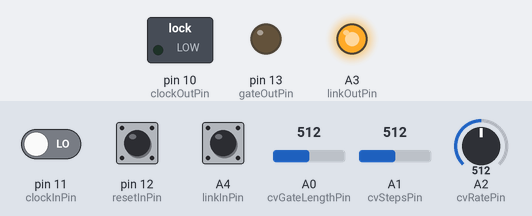
Simulated run of this sketch. Board: Arduino Uno, built with avr-gcc and run on an emulated ATmega328P. Shown: switched loads named in the sketch (green lamp = pin HIGH), output pins drawn as LEDs (lit = HIGH). Dashed ring = blinking. The test bench sets the inputs (shaded band); at power-on: pin 11 (clockInPin) LOW, A2 (cvRatePin) = 512, pin 12 (resetInPin) LOW, A0 (cvGateLengthPin) = 512, A1 (cvStepsPin) = 512, A4 (linkInPin) HIGH. Pins used as bus, display or sensor lines are not drawn; what the sketch prints to the serial monitor is not drawn.

Above: at 5.2 s.
5.3 s: pin 11 (clockInPin) driven HIGH
At 5.9 s:
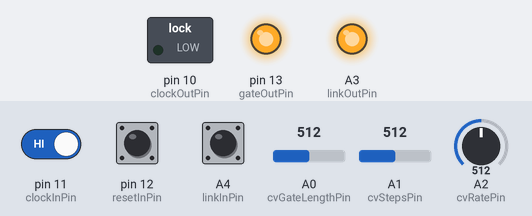
8.3 s: A2 (cvRatePin) set to 716
At 8.9 s:
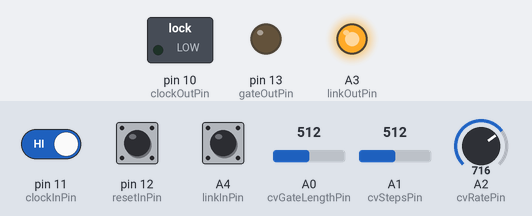
11.3 s: A2 (cvRatePin) set to 900
At 11.71 s:
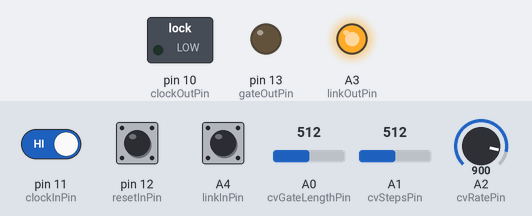
Timing chart, 0 to 20.3 s (numbered marks = the images above; inputs shaded):
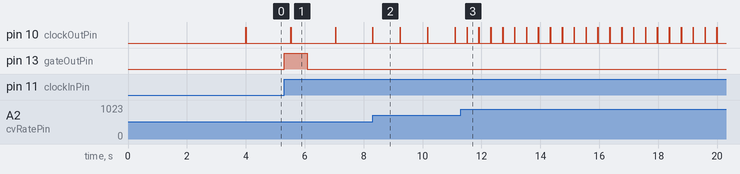

Measured:
- after the input at 5.3 s, pin 13 (gateOutPin): LOW → HIGH at once, → LOW 0.79 s later
- after the input at 8.3 s, pin 10 (clockOutPin): alternates HIGH for 0.01 s and LOW for 0.92 s, starting at once
- after the input at 11.3 s, pin 10 (clockOutPin): alternates HIGH for 0.01 s and LOW for 0.39 s, starting after 0.21 s
- by itself, pin 10 (clockOutPin): alternates HIGH for 0.01 s and LOW for 1.5 s

The sketch:

eurorack-sequencer-software.ino
```cpp
// (licence header left out)
#define DEBUG_MODE

// === Pin assignment ===
const uint8_t gateOutPin = 13;       // Digital gate output
const uint8_t clockOutPin = 10;      // Digital clock output
const uint8_t clockInPin = 11;       // Digital clock input
const uint8_t resetInPin = 12;       // Digital reset input
const uint8_t cvRatePin = A2;        // CV for tempo/rate
const uint8_t cvGateLengthPin = A0;  // CV for gate length
const uint8_t cvStepsPin = A1;       // CV for step count
const uint8_t stepOutPins[8] = {3, 5, 6, 8, 2, 4, 7, 9};

// === Sequencer Settings ===
const uint8_t maxSteps = 8;
uint8_t currentStep = 0;
uint8_t stepCount = 8;  // Dynamically set by CV

// === Timing ===
unsigned long stepInterval = 200;      // ms between steps (tempo)
unsigned long minStepInterval = 50;    // ms between steps (tempo)
unsigned long maxStepInterval = 3000;  // ms between steps (tempo)
unsigned long gateOnTime = 50;         // ms gate length
unsigned long minGateOnTime = 50;      // ms min gate length
unsigned long clockOnTime = 10;        // ms clock length
bool gateHigh = false;
unsigned long gateStartTime = 0;
unsigned long lastStepTime = 0;
unsigned long lastClockTime = 0;

// === Clock Input Tracking ===
bool lastClockState = LOW;
bool lastResetState = LOW;

// === Link mode ===
const uint8_t linkOutPin = A3;
const uint8_t linkInPin = A4;
unsigned long lastLinkTime = 0;
bool isLinked = false;
bool isFirst = true;
bool isLast = true;
bool isActive = true;
bool lastLinkInState = HIGH;  // active low

void setup() {
#ifdef DEBUG_MODE
  Serial.begin(115200);
  Serial.println("Starting POLYKIT Sequencer ...");
#endif

  pinMode(gateOutPin, OUTPUT);
  pinMode(clockOutPin, OUTPUT);
  pinMode(clockInPin, INPUT);
  pinMode(resetInPin, INPUT);
  digitalWrite(gateOutPin, LOW);
  digitalWrite(clockOutPin, LOW);

  // === Initialize step output pins ===
  for (uint8_t i = 0; i < maxSteps; i++) {
    pinMode(stepOutPins[i], OUTPUT);
    digitalWrite(stepOutPins[i], LOW);
  }

  // === Link mode: detect additional units ===
  pinMode(linkOutPin, OUTPUT);
  digitalWrite(linkOutPin, LOW);
  pinMode(linkInPin, INPUT_PULLUP);
  lastLinkTime = millis();
  while (millis() - lastLinkTime < 1000) {
    if (digitalRead(linkInPin) == LOW) {
      isLinked = true;
      isFirst = false;
    }
  }
  digitalWrite(linkOutPin, HIGH);

  delay(1000);
  pinMode(linkOutPin, INPUT_PULLUP);
  pinMode(linkInPin, OUTPUT);
  digitalWrite(linkInPin, LOW);
  delay(1000);
  lastLinkTime = millis();
  while (millis() - lastLinkTime < 1000) {
    if (digitalRead(linkOutPin) == LOW) {
      if (isLinked) {
        isLast = false;
      }
      isLinked = true;
    }
  }
  digitalWrite(linkInPin, HIGH);
  pinMode(linkOutPin, OUTPUT);
  digitalWrite(linkOutPin, HIGH);
  pinMode(linkInPin, INPUT_PULLUP);

#ifdef DEBUG_MODE
  if (isLinked) {
    Serial.println("Link mode detected.");
    if (isFirst) Serial.println("Unit is first device in chain.");
    if (isLast) Serial.println("Unit is last device in chain.");
    if (!isFirst && !isLast) Serial.println("Unit is middle device in chain.");
  } else {
    Serial.println("Link mode NOT detected.");
  }
#endif

  if (!isFirst) {
    isActive = false;
  }
}

void loop() {
  // === Read CVs ===
  int rateCV = analogRead(cvRatePin);        // 0 - 1023
  int gateCV = analogRead(cvGateLengthPin);  // 0 - 1023
  int stepsCV = analogRead(cvStepsPin);      // 0 - 1023

  // === Map CV to useful values ===
  stepInterval = map(rateCV, 1023, 0, minStepInterval, maxStepInterval);
  gateOnTime = map(gateCV, 0, 1023, minStepInterval, stepInterval);
  stepCount = map(stepsCV, 0, 1023, 1, maxSteps);

  // === Clock Input Handling ===
  bool clockState =
      digitalRead(clockInPin);  // is internally wired to clock out pin
  if (clockState == HIGH && lastClockState == LOW) {
    if (isActive) {
      advanceStep();
    } else {
      disableOutputs();
    }

    // pass active state
    if (currentStep == 0 && isLinked && isActive) {
      if (isLast) {
        // send reset to first device
        pinMode(resetInPin, OUTPUT);
        digitalWrite(resetInPin, HIGH);
        delay(50);
        digitalWrite(resetInPin, LOW);
        pinMode(resetInPin, INPUT);
      } else {
        // pass to next device
        digitalWrite(linkOutPin, LOW);
        delay(50);
        digitalWrite(linkOutPin, HIGH);
      }
      isActive = false;
    }
  }
  lastClockState = clockState;

  // === Handle Reset Input ===
  bool resetState = digitalRead(resetInPin);
  if (resetState == HIGH && lastResetState == LOW) {
    if (isLinked && isFirst) {
      isActive = true;
    }
    currentStep = 0;
  }
  lastResetState = resetState;

  // === Clock Output Handling ===
  if (millis() - lastClockTime >= stepInterval) {
    digitalWrite(clockOutPin, HIGH);
    lastClockTime = millis();
  }

  // === Handle Clock Duration ===
  if (millis() - lastClockTime >= clockOnTime) {
    digitalWrite(clockOutPin, LOW);
  }

  // === Handle Gate Duration ===
  if (gateHigh && (millis() - gateStartTime >= gateOnTime)) {
    digitalWrite(gateOutPin, LOW);
    gateHigh = false;
  }

  // === Receive active state from link in ===
  bool linkInState = digitalRead(linkInPin);
  if (!isActive && linkInState == LOW && lastLinkInState == HIGH) {
    isActive = true;
  }
  lastLinkInState = linkInState;
}

void advanceStep() {
  lastStepTime = millis();

  // Update step outputs
  updateStepOutputs();

  // Trigger gate output
  digitalWrite(gateOutPin, HIGH);
  gateStartTime = millis();
  gateHigh = true;

  currentStep = (currentStep + 1) % stepCount;
}

void updateStepOutputs() {
  for (uint8_t i = 0; i < maxSteps; i++) {
    digitalWrite(stepOutPins[i], (i == currentStep) ? HIGH : LOW);
  }
}

void disableOutputs() {
  for (uint8_t i = 0; i < maxSteps; i++) {
    digitalWrite(stepOutPins[i], LOW);
  }
}
```
